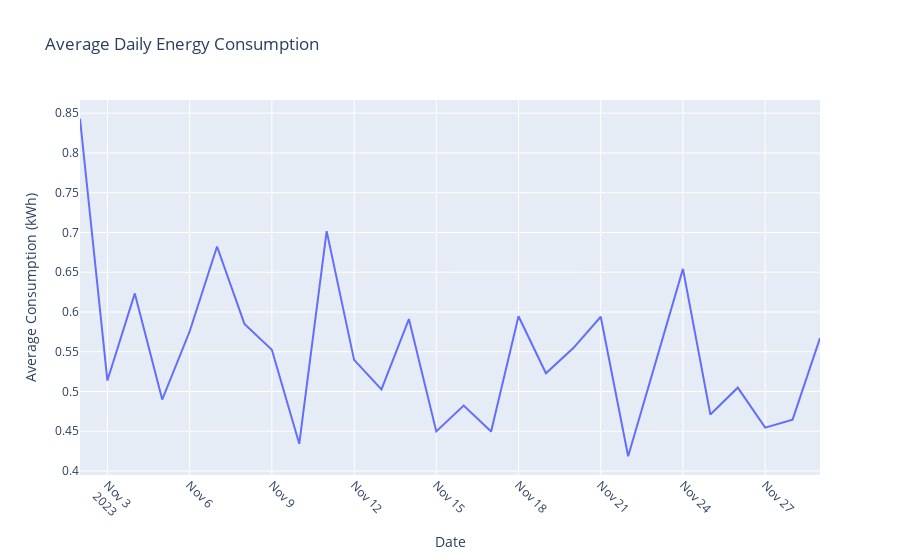

The cell this chart's notebook holds for it:
### Code cell
# Assuming your DataFrame is named 'df'

# Convert 'datetime' column to datetime format
df['datetime'] = pd.to_datetime(df['datetime'])

# Group by date and calculate the mean consumption for each day
daily_consumption = df.groupby('date')['Consumption (kWh)'].mean().reset_index()

# Plotting energy consumption with day using Plotly
fig = px.line(daily_consumption, x='date', y='Consumption (kWh)', title='Average Daily Energy Consumption')
fig.update_xaxes(title='Date', tickangle=45)
fig.update_yaxes(title='Average Consumption (kWh)')
fig.show()

### Figure 1 — Plotly figure (JSON) as saved in the notebook; plotly's stock layout.template omitted (floating-point values rounded to 4 significant figures)
{"data": [{"hovertemplate": "date=%{x}<br>Consumption (kWh)=%{y}<extra></extra>", "legendgroup": "", "line": {"color": "#636efa", "dash": "solid"}, "marker": {"symbol": "circle"}, "mode": "lines", "name": "", "orientation": "v", "showlegend": false, "type": "scatter", "x": ["2023-11-02", "2023-11-03", "2023-11-04", "2023-11-05", "2023-11-06", "2023-11-07", "2023-11-08", "2023-11-09", "2023-11-10", "2023-11-11", "2023-11-12", "2023-11-13", "2023-11-14", "2023-11-15", "2023-11-16", "2023-11-17", "2023-11-18", "2023-11-19", "2023-11-20", "2023-11-21", "2023-11-22", "2023-11-23", "2023-11-24", "2023-11-25", "2023-11-26", "2023-11-27", "2023-11-28", "2023-11-29"], "xaxis": "x", "y": [0.843, 0.5138, 0.6233, 0.4898, 0.5754, 0.6823, 0.585, 0.5525, 0.4342, 0.7017, 0.5398, 0.5027, 0.591, 0.4498, 0.4823, 0.4496, 0.5946, 0.5229, 0.5546, 0.594, 0.4185, 0.5371, 0.6542, 0.471, 0.5048, 0.4546, 0.4646, 0.5672], "yaxis": "y"}], "layout": {"legend": {"tracegroupgap": 0}, "title": {"text": "Average Daily Energy Consumption"}, "xaxis": {"anchor": "y", "domain": [0, 1], "tickangle": 45, "title": {"text": "Date"}}, "yaxis": {"anchor": "x", "domain": [0, 1], "title": {"text": "Average Consumption (kWh)"}}}}
